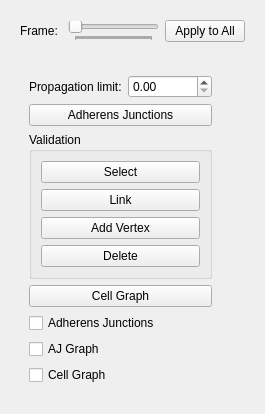
      <widget class="QWidget" name="cellSegmentationTab">
       <attribute name="title">
        <string>Cell Segmentation</string>
       </attribute>
       <layout class="QVBoxLayout" name="verticalLayout_10">
        <item>
         <widget class="QWidget" name="widget_17" native="true">
          <layout class="QHBoxLayout" name="horizontalLayout_11">
           <item>
            <widget class="QLabel" name="label_8">
             <property name="text">
              <string>Frame: </string>
             </property>
            </widget>
           </item>
           <item>
            <widget class="QSlider" name="cellSegmentationSlider">
             <property name="orientation">
              <enum>Qt::Horizontal</enum>
             </property>
             <property name="tickPosition">
              <enum>QSlider::TicksBelow</enum>
             </property>
             <property name="tickInterval">
              <number>1</number>
             </property>
            </widget>
           </item>
           <item>
            <widget class="QPushButton" name="pushButton_16">
             <property name="text">
              <string>Apply to All</string>
             </property>
            </widget>
           </item>
          </layout>
         </widget>
        </item>
        <item>
         <widget class="QWidget" name="widget_18" native="true">
          <layout class="QHBoxLayout" name="horizontalLayout_12">
           <item>
            <widget class="QWidget" name="widget_4" native="true">
             <layout class="QFormLayout" name="formLayout_9">
              <property name="fieldGrowthPolicy">
               <enum>QFormLayout::AllNonFixedFieldsGrow</enum>
              </property>
              <item row="4" column="0" colspan="2">
               <widget class="QPushButton" name="dualButton">
                <property name="text">
                 <string>Cell Graph</string>
                </property>
               </widget>
              </item>
              <item row="2" column="0" colspan="2">
               <widget class="QPushButton" name="segmentationButton">
                <property name="text">
                 <string>Adherens Junctions</string>
                </property>
               </widget>
              </item>
              <item row="3" column="0" colspan="2">
               <widget class="QGroupBox" name="groupBox">
                <property name="title">
                 <string>Validation</string>
                </property>
                <layout class="QFormLayout" name="formLayout_11">
                 <item row="0" column="0" colspan="2">
                  <widget class="QPushButton" name="selectEdgeButton">
                   <property name="text">
                    <string>Select</string>
                   </property>
                  </widget>
                 </item>
                 <item row="1" column="0" colspan="2">
                  <widget class="QPushButton" name="linkVerticesButton">
                   <property name="text">
                    <string>Link</string>
                   </property>
                  </widget>
                 </item>
                 <item row="3" column="0" colspan="2">
                  <widget class="QPushButton" name="deleteEdgeButton">
                   <property name="text">
                    <string>Delete</string>
                   </property>
                  </widget>
                 </item>
                 <item row="2" column="0" colspan="2">
                  <widget class="QPushButton" name="addVertexToPrimalButton">
                   <property name="text">
                    <string>Add Vertex</string>
                   </property>
                  </widget>
                 </item>
                </layout>
               </widget>
              </item>
              <item row="5" column="0" colspan="2">
               <widget class="QCheckBox" name="showAdherensJunctionsAtSegmentationCBox">
                <property name="text">
                 <string>Adherens Junctions</string>
                </property>
               </widget>
              </item>
              <item row="7" column="0" colspan="2">
               <widget class="QCheckBox" name="showCellGraphAtSegmentationCBox">
                <property name="text">
                 <string>Cell Graph</string>
                </property>
               </widget>
              </item>
              <item row="0" column="0">
               <widget class="QLabel" name="label_13">
                <property name="text">
                 <string>Propagation limit:</string>
                </property>
               </widget>
              </item>
              <item row="0" column="1">
               <widget class="QDoubleSpinBox" name="horizonDoubleSpinBox">
                <property name="maximum">
                 <double>1000000.000000000000000</double>
                </property>
               </widget>
              </item>
              <item row="6" column="0">
               <widget class="QCheckBox" name="showAJGraphAtSegmentationCBox">
                <property name="text">
                 <string>AJ Graph</string>
                </property>
               </widget>
              </item>
             </layout>
            </widget>
           </item>
           <item>
            <widget class="QWidget" name="widget_20" native="true">
             <property name="sizePolicy">
              <sizepolicy hsizetype="Expanding" vsizetype="Expanding">
               <horstretch>0</horstretch>
               <verstretch>0</verstretch>
              </sizepolicy>
             </property>
             <property name="maximumSize">
              <size>
               <width>16777215</width>
               <height>16777215</height>
              </size>
             </property>
             <layout class="QVBoxLayout" name="verticalLayout_11">
              <item>
               <widget class="QVTKWidget" name="cellSegmentationQVTKView" native="true">
                <property name="sizePolicy">
                 <sizepolicy hsizetype="Expanding" vsizetype="Expanding">
                  <horstretch>0</horstretch>
                  <verstretch>0</verstretch>
                 </sizepolicy>
                </property>
               </widget>
              </item>
             </layout>
            </widget>
           </item>
          </layout>
         </widget>
        </item>
       </layout>
      </widget>
